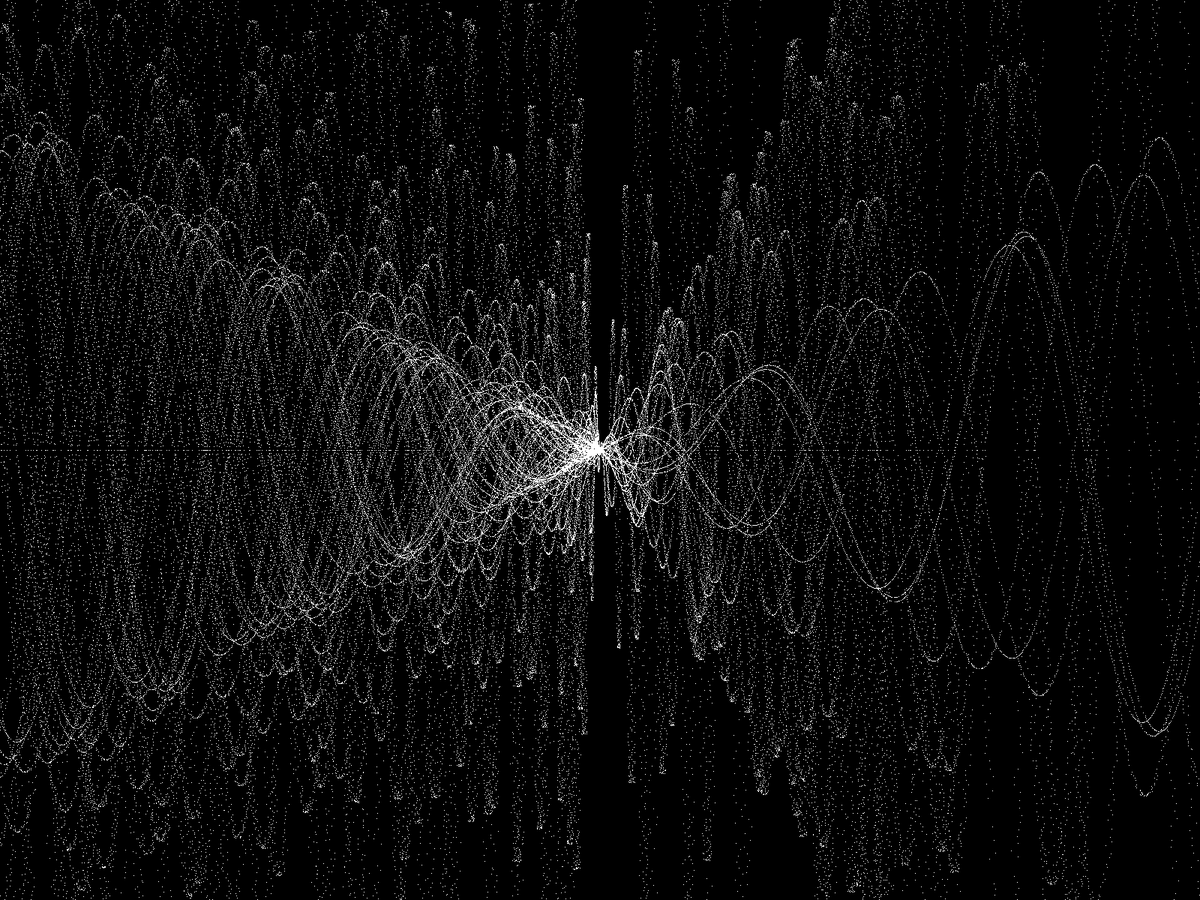
Frame 1 (no input)
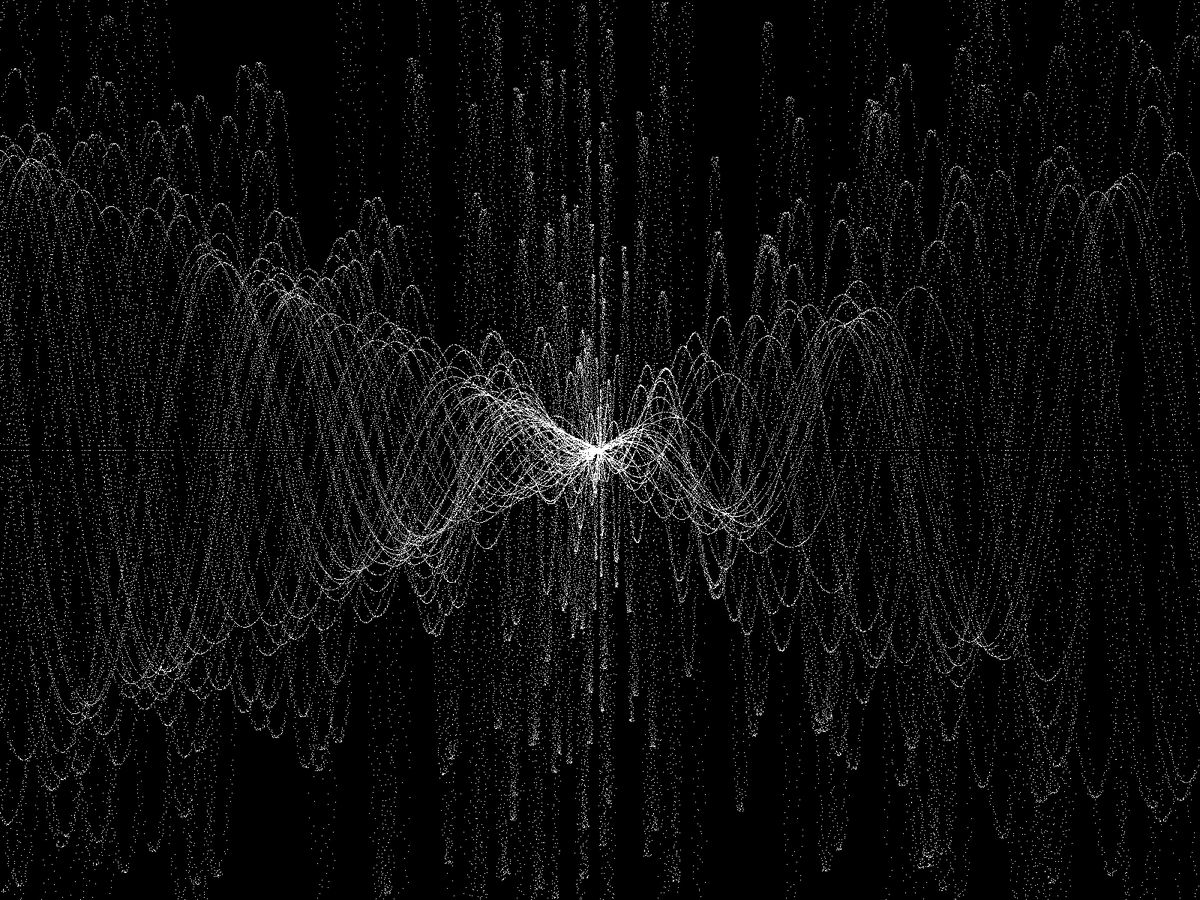
Frame 60 (the mouse pressed at the canvas centre just before this capture)
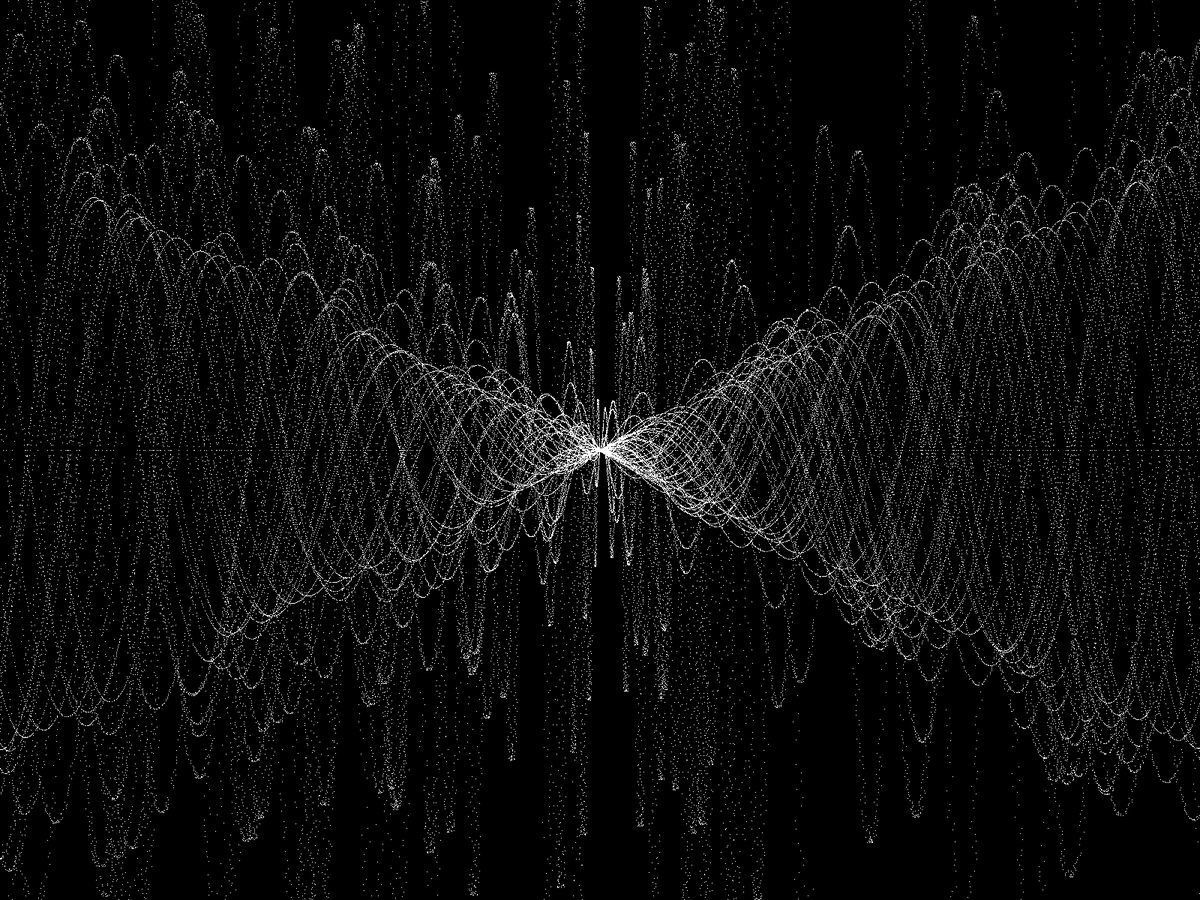
Frame 120 (the mouse held since frame 60 and released just before this capture)

The Processing sketch that drew these frames (run headless with seeded random() and noise(); from frame 60 on, the mouse is pressed at the canvas centre):

// Processing sketch: sketch_220308c
// ── sketch_220308c.pde
void setup() {
  //size(1024,1024) ;
  fullScreen();
  noSmooth();
  background(0);
  stroke(255);
}                                                                 

void draw() {
  background(0);
  
  int f = frameCount%width;
  
  translate(width/2,height/2);
  
  for( int n = 0 ; n < width ; n++) {
    for( int i = 0 ; i < 360 ; i+= 4 ) {      
      float xx = sin(radians(f+random(0,0.5)+noise(i)*(500)))*n;
      float yy = cos(radians(i+n))*n;
      //stroke(map(i,0,300,0,255));
      point(xx,yy/2);
    } 
  }
  
}
